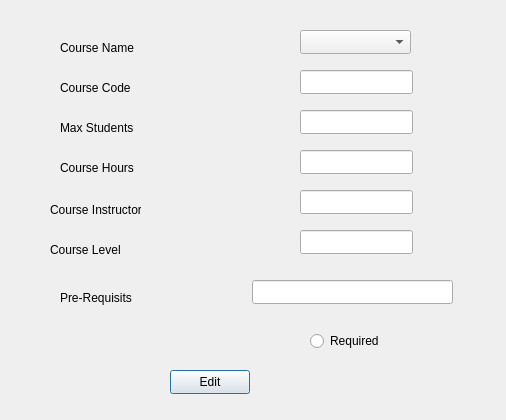
<?xml version="1.0" encoding="UTF-8"?>
<ui version="4.0">
 <class>CourseEdit</class>
 <widget class="QDialog" name="CourseEdit">
  <property name="geometry">
   <rect>
    <x>0</x>
    <y>0</y>
    <width>506</width>
    <height>420</height>
   </rect>
  </property>
  <property name="windowTitle">
   <string>Dialog</string>
  </property>
  <widget class="QComboBox" name="CoursesNamesCB">
   <property name="geometry">
    <rect>
     <x>300</x>
     <y>30</y>
     <width>111</width>
     <height>24</height>
    </rect>
   </property>
  </widget>
  <widget class="QLabel" name="label">
   <property name="geometry">
    <rect>
     <x>60</x>
     <y>40</y>
     <width>81</width>
     <height>16</height>
    </rect>
   </property>
   <property name="text">
    <string>Course Name</string>
   </property>
  </widget>
  <widget class="QLineEdit" name="Ccode">
   <property name="geometry">
    <rect>
     <x>300</x>
     <y>70</y>
     <width>113</width>
     <height>24</height>
    </rect>
   </property>
  </widget>
  <widget class="QLineEdit" name="CmaxStuds">
   <property name="geometry">
    <rect>
     <x>300</x>
     <y>110</y>
     <width>113</width>
     <height>24</height>
    </rect>
   </property>
  </widget>
  <widget class="QLineEdit" name="Chours">
   <property name="geometry">
    <rect>
     <x>300</x>
     <y>150</y>
     <width>113</width>
     <height>24</height>
    </rect>
   </property>
  </widget>
  <widget class="QLineEdit" name="Cinst">
   <property name="geometry">
    <rect>
     <x>300</x>
     <y>190</y>
     <width>113</width>
     <height>24</height>
    </rect>
   </property>
  </widget>
  <widget class="QLineEdit" name="CPR">
   <property name="geometry">
    <rect>
     <x>252</x>
     <y>280</y>
     <width>201</width>
     <height>24</height>
    </rect>
   </property>
  </widget>
  <widget class="QRadioButton" name="Creq">
   <property name="geometry">
    <rect>
     <x>310</x>
     <y>330</y>
     <width>91</width>
     <height>22</height>
    </rect>
   </property>
   <property name="text">
    <string>Required</string>
   </property>
  </widget>
  <widget class="QLabel" name="label_2">
   <property name="geometry">
    <rect>
     <x>60</x>
     <y>80</y>
     <width>81</width>
     <height>16</height>
    </rect>
   </property>
   <property name="text">
    <string>Course Code</string>
   </property>
  </widget>
  <widget class="QLabel" name="label_3">
   <property name="geometry">
    <rect>
     <x>60</x>
     <y>120</y>
     <width>81</width>
     <height>16</height>
    </rect>
   </property>
   <property name="text">
    <string>Max Students</string>
   </property>
  </widget>
  <widget class="QLabel" name="label_4">
   <property name="geometry">
    <rect>
     <x>60</x>
     <y>160</y>
     <width>81</width>
     <height>16</height>
    </rect>
   </property>
   <property name="text">
    <string>Course Hours</string>
   </property>
  </widget>
  <widget class="QLabel" name="label_5">
   <property name="geometry">
    <rect>
     <x>50</x>
     <y>200</y>
     <width>91</width>
     <height>20</height>
    </rect>
   </property>
   <property name="text">
    <string>Course Instructor</string>
   </property>
  </widget>
  <widget class="QLabel" name="label_7">
   <property name="geometry">
    <rect>
     <x>60</x>
     <y>290</y>
     <width>81</width>
     <height>16</height>
    </rect>
   </property>
   <property name="text">
    <string>Pre-Requisits</string>
   </property>
  </widget>
  <widget class="QPushButton" name="EditCourseButton">
   <property name="geometry">
    <rect>
     <x>170</x>
     <y>370</y>
     <width>80</width>
     <height>24</height>
    </rect>
   </property>
   <property name="text">
    <string>Edit</string>
   </property>
  </widget>
  <widget class="QLabel" name="label_6">
   <property name="geometry">
    <rect>
     <x>50</x>
     <y>240</y>
     <width>91</width>
     <height>20</height>
    </rect>
   </property>
   <property name="text">
    <string>Course Level</string>
   </property>
  </widget>
  <widget class="QLineEdit" name="CLevelTXT">
   <property name="geometry">
    <rect>
     <x>300</x>
     <y>230</y>
     <width>113</width>
     <height>24</height>
    </rect>
   </property>
  </widget>
 </widget>
 <resources/>
 <connections/>
</ui>
